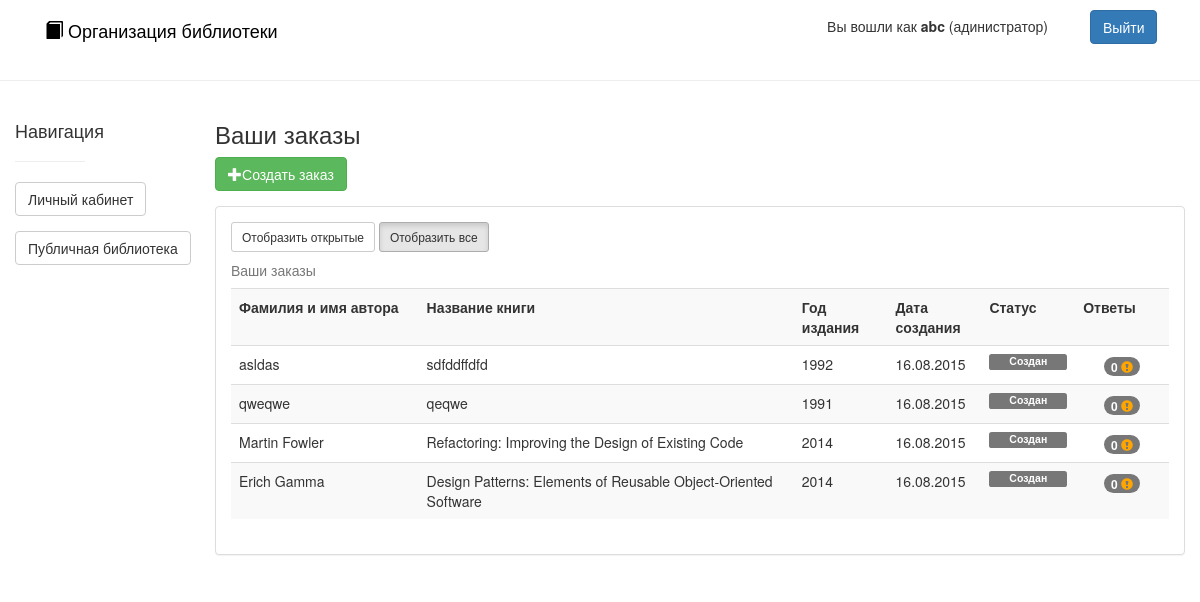
Screenshot of /orders (signed in) with the database file from the repository.
### app/models/User.py (models this page shows, shortened)
class User(db.Model, UserMixin):
    login = db.Column('login', db.String(30), primary_key=True, nullable=False)
    password = db.Column('password', db.String(30), nullable=False)
    email = db.Column('email', db.String(100), nullable=False)
    is_admin = db.Column('is_admin', db.Boolean, nullable=False)
    books = db.relationship('Book',
                            secondary=users_books,
                            primaryjoin=(users_books.c.user_login == login),
                            backref=db.backref('users_books', lazy='dynamic'),
                            lazy='dynamic')
    orders = db.relationship('Order')
    @classmethod
    def get(cls, id):
        return cls.query.get(id)

### app/models/Order.py (models this page shows, shortened)
class Order(db.Model):
    id = db.Column('id', db.String(36), primary_key=True, nullable=False)
    author = db.Column('author', db.Integer, nullable=False)
    name = db.Column('name', db.String(300), nullable=False)
    year = db.Column('year', db.Integer, nullable=True)
    create_date = db.Column('create_date', db.DateTime, nullable=False)
    user_login = db.Column(db.String(30), ForeignKey('user.login'), nullable=False)
    user = relationship('User')
    status_id = db.Column(db.Integer, ForeignKey('order_status.id'), nullable=False)
    status = relationship('OrderStatus')
    book_id = db.Column(db.String(36), ForeignKey('book.id'), nullable=True)
    book = relationship('Book')

### app/models/OrderStatus.py (models this page shows, shortened)
class OrderStatus(db.Model):
    __table_args__ = {'sqlite_autoincrement': True}
    id = db.Column('id', db.Integer, primary_key=True, nullable=False)
    status = db.Column('status', db.String(50), nullable=False)

### app/controllers/OrdersController.py (the view)
@app.route("/orders", methods=['GET', 'POST'])
@login_required
def orders():
    if request.method == 'GET':
        ods = current_user.orders
        return render_template('order/orders.html', orders=ods)

### app/controllers/LoginController.py (called while the page is built)
@login_manager.user_loader
def load_user(lgn):
    return User.get(lgn)

### templates/order/orders.html (shortened to what this page needs)
{% extends "layout.html" %}
{% block body %}
<div class="container col-md-1">
    <h4  style="margin-top: 20px;">Навигация</h4>
    <hr>
    <div class="form-group">
        <a type="text" class="btn btn-default" href="{{ url_for('main') }}">Личный кабинет</a>
    </div>
   <div class="form-group">
        <a type="text" class="btn btn-default" href="{{ url_for('public') }}">Публичная библиотека</a>
    </div>
</div>
<div class="container col-md-10 col-md-offset-1">
    <h3>Ваши заказы</h3>
     <div class="form-group">
        <a type="text" class="btn btn-success" href=" {{ url_for('order_create') }}"> <span class="glyphicon glyphicon-plus" aria-hidden="true"></span>Создать заказ</a>
    </div>
    <div class="panel panel-default">
            <div class="panel-body">
                <a type="text" class="btn btn-sm btn-default" id="display-open">Отобразить открытые</a>
                <a type="text" class="btn btn-sm btn-default active" id="display-all">Отобразить все</a>
                <table class="table table-striped" id="orders" >
                    <caption>Ваши заказы</caption>
                    <tr>
                        <th width="20%">Фамилия и имя автора</th>
                        <th width="40%">Название книги</th>
                        <th width="10%">Год издания</th>
                        <th width="10%">Дата создания</th>
                        <th width="10%">Статус</th>
                        <th width="10%">Ответы</th>
                    </tr>
                    {% for o in orders %}
                    <tr {% if o.status.id == 3 %} resolved {% endif %}>
                        <td>{{ o.author }}</td>
                        <td>{{ o.name }}</td>
                        <td>{{ o.year }}</td>
                        <td>{{ o.create_date.strftime('%d.%m.%Y') }}</td>
                        <td>
                            <span class="label
                                {% if o.status.id == 0 %}
                                    label-default
                                {% elif o.status.id == 1 %}
                                    label-info
                                {% elif o.status.id == 2 %}
                                    label-success
                                {% elif o.status.id == 3 %}
                                    label-danger
                                {% endif %}
                                 col-md-12">
                                {{ o.status.status }}
                            </span>
                        </td>
                        <td align="center">
                            <a href="#">
                                <span class="badge">
                                    {{ o.comments.__len__ if o.comments else 0 }}
                                    <span class="glyphicon glyphicon-exclamation-sign" style="color: orange;"></span>
                                </span>
                            </a></td>
                    </tr>
                    {% endfor %}
                </table>
            </div>
    </div>
</div>
{% endblock %}

### templates/layout.html (shortened to what this page needs)
<!DOCTYPE html>
<head>
    <link href="/static/css/bootstrap.min.css" rel="stylesheet">
</head>
<body>
    <header class="navbar navbar-static-top" style="margin-top: 10px;">
        <div class="container">
            <div class="col-md-8">
                <a href="{{ url_for('main') }}" style="color:black; text-decoration: none;">
                    <h4><span class="glyphicon glyphicon-book" aria-hidden="true"></span> Организация библиотеки</h4>
                </a>
            </div>
            {% if current_user.is_authenticated() %}
            <div class="col-md-3 text-right">
                <a class="btn btn-default"
                    {% if current_user.is_admin %}
                        href="{{ url_for('admin_users') }}"
                    {% endif %}
                    style="border: none;">Вы вошли как <b>{{ current_user.login }}</b>
                {% if current_user.is_admin %}
                    (адинистратор)
                {% endif %}
                </a>
            </div>
            <div class="col-md-1">
                <a class="btn btn-primary" href=" {{ url_for('logout') }}">Выйти</a>
            </div>
            {% endif %}
        </div>
    </header>
    <hr>
    {% block body %}{% endblock %}
</body>
</html>

### rows the page displays
User: login "abc"
Order: author "asldas", name "sdfddffdfd", year "1992", create_date "16.08.2015", status.status "Создан", comments "0"
Order: author "qweqwe", name "qeqwe", year "1991", create_date "16.08.2015", status.status "Создан", comments "0"
Order: author "Martin Fowler", name "Refactoring: Improving the Design of Existing Code", year "2014", create_date "16.08.2015", status.status "Создан", comments "0"
Order: author "Erich Gamma", name "Design Patterns: Elements of Reusable Object-Oriented Software", year "2014", create_date "16.08.2015", status.status "Создан", comments "0"
